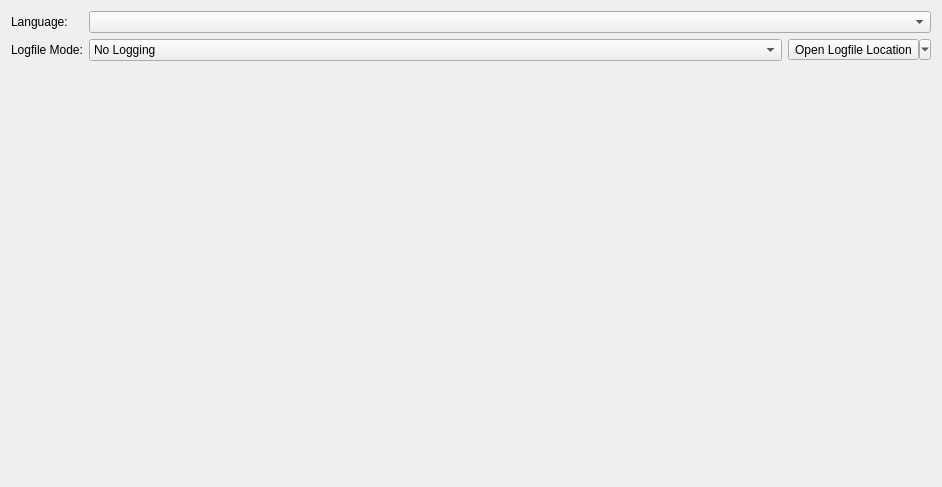
<?xml version="1.0" encoding="UTF-8"?>
<ui version="4.0">
 <class>WdgPreferencesPageGeneral</class>
 <widget class="QWidget" name="WdgPreferencesPageGeneral">
  <property name="geometry">
   <rect>
    <x>0</x>
    <y>0</y>
    <width>942</width>
    <height>487</height>
   </rect>
  </property>
  <property name="windowTitle">
   <string>Form</string>
  </property>
  <layout class="QFormLayout" name="formLayout">
   <item row="0" column="0">
    <widget class="QLabel" name="lLanguage">
     <property name="text">
      <string>Language:</string>
     </property>
    </widget>
   </item>
   <item row="0" column="1">
    <widget class="QComboBox" name="cbLanguage"/>
   </item>
   <item row="1" column="0">
    <widget class="QLabel" name="lLogfileMode">
     <property name="text">
      <string>Logfile Mode:</string>
     </property>
    </widget>
   </item>
   <item row="1" column="1">
    <layout class="QHBoxLayout" name="horizontalLayout" stretch="1,0">
     <item>
      <widget class="QComboBox" name="cbLogfileMode">
       <item>
        <property name="text">
         <string>No Logging</string>
        </property>
       </item>
       <item>
        <property name="text">
         <string>Normal</string>
        </property>
       </item>
       <item>
        <property name="text">
         <string>Debug</string>
        </property>
       </item>
       <item>
        <property name="text">
         <string>Detailed Debug</string>
        </property>
       </item>
      </widget>
     </item>
     <item>
      <widget class="QToolButton" name="tbLogfileLocation">
       <property name="text">
        <string>Open Logfile Location</string>
       </property>
       <property name="icon">
        <iconset resource="../../Resources.qrc">
         <normaloff>:/Icons/classic/folder-open.ico</normaloff>:/Icons/classic/folder-open.ico</iconset>
       </property>
       <property name="popupMode">
        <enum>QToolButton::ToolButtonPopupMode::MenuButtonPopup</enum>
       </property>
       <property name="toolButtonStyle">
        <enum>Qt::ToolButtonStyle::ToolButtonTextBesideIcon</enum>
       </property>
      </widget>
     </item>
    </layout>
   </item>
   <item row="2" column="1">
    <widget class="QLabel" name="lLogfileModeInfo">
     <property name="text">
      <string/>
     </property>
     <property name="alignment">
      <set>Qt::AlignmentFlag::AlignLeading|Qt::AlignmentFlag::AlignLeft|Qt::AlignmentFlag::AlignTop</set>
     </property>
     <property name="wordWrap">
      <bool>true</bool>
     </property>
    </widget>
   </item>
  </layout>
 </widget>
 <resources>
  <include location="../../Resources.qrc"/>
 </resources>
 <connections/>
</ui>
